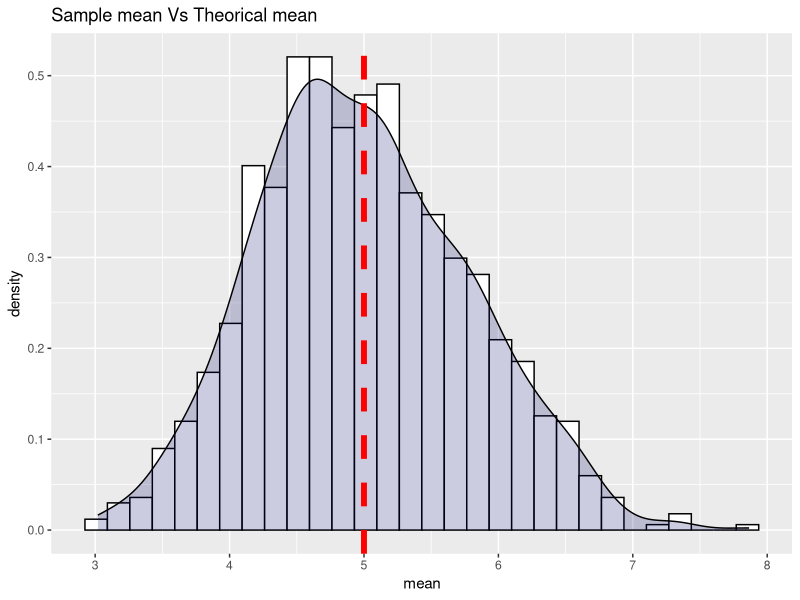
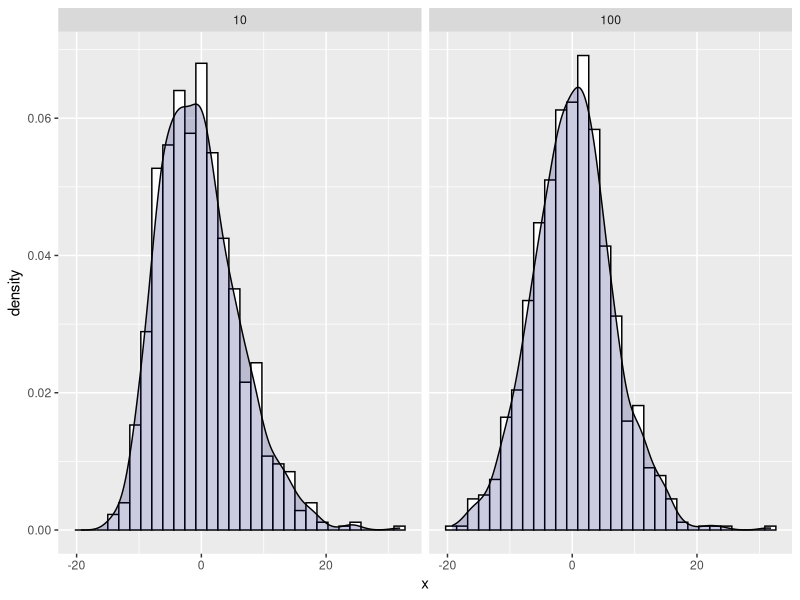
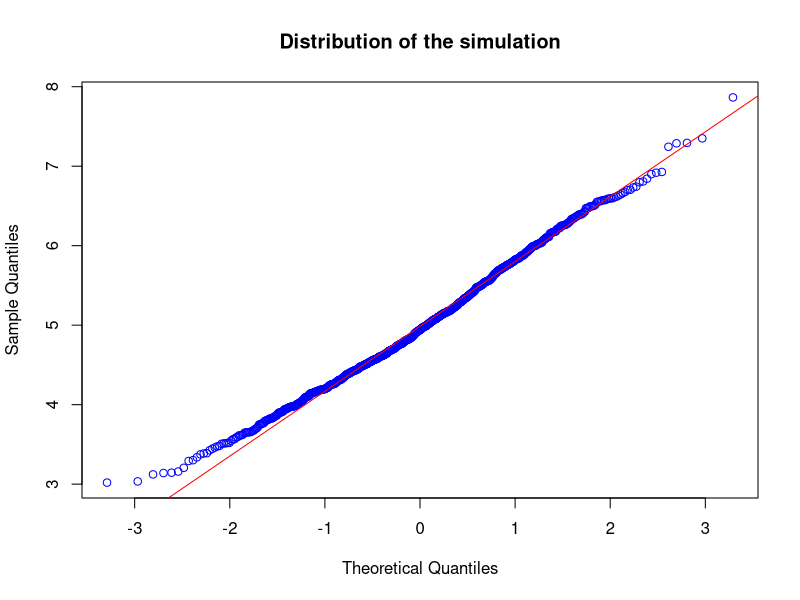

These charts were generated, in order, by the following R code:
## ---- chunk 1
lambda <- 0.2
n <- 40
nbSimul <- 1000
## ---- chunk 2
library(ggplot2)
set.seed(19)  
## ---- chunk 3
lambda <- 0.2
n <- 40
nbSimul <- 1000
## ---- chunk 4
theoricalMean <- (1 / lambda)
theoricalStandardDeviation <- (1 / lambda)*(1/sqrt(n))
theoricalVariance <- ((1 / lambda)*(1/sqrt(n)))^2
## ---- chunk 5
mySimul <- data.frame()
for  (i in 1 : nbSimul) 
{  mySimul <-  rbind(mySimul,c(i,mean(rexp(n, lambda))))}
names(mySimul) <- c('numSimul','valueSimul')
## ---- chunk 6
ggplot(mySimul, aes(x=valueSimul))+
   geom_histogram(aes(y=..density..), colour="black", fill="white")+
   geom_density(alpha=.2, fill="#000066")+
   geom_vline(xintercept=theoricalMean,color="red",linetype="dashed",size=2)+
   ggtitle("Sample mean Vs Theorical mean")+labs(x = "mean")
## ---- chunk 7
sampleMean <- mean(mySimul$valueSimul)
## ---- chunk 8
simulationVariance <- var(mySimul$valueSimul)
## ---- chunk 9
set.seed(17)
cfunc <- function(n) 
{  
   mySimul <- data.frame()
   for  (i in 1 : nbSimul) 
   { 
     theMean <- mean(rexp(n, lambda))
     mySimul <-  rbind(mySimul,c(sqrt(n)*(theMean - theoricalMean)/ theoricalStandardDeviation,n))
   }
   names(mySimul) <- c('x','size')
   return(mySimul)
}   
dat <- data.frame(  rbind(cfunc(10),cfunc(100)))
                
ggplot(dat, aes(x=x))+
   geom_histogram(aes(y=..density..), colour="black", fill="white")+
   geom_density(alpha=.2, fill="#000066")+facet_grid(. ~ size)
## ---- chunk 10
qqnorm(mySimul$valueSim, col = 'blue',main = 'Distribution of the simulation')
qqline(mySimul$valueSim, col = 'red')
## ---- chunk 11
wilcox.test(mySimul$valueSim)
